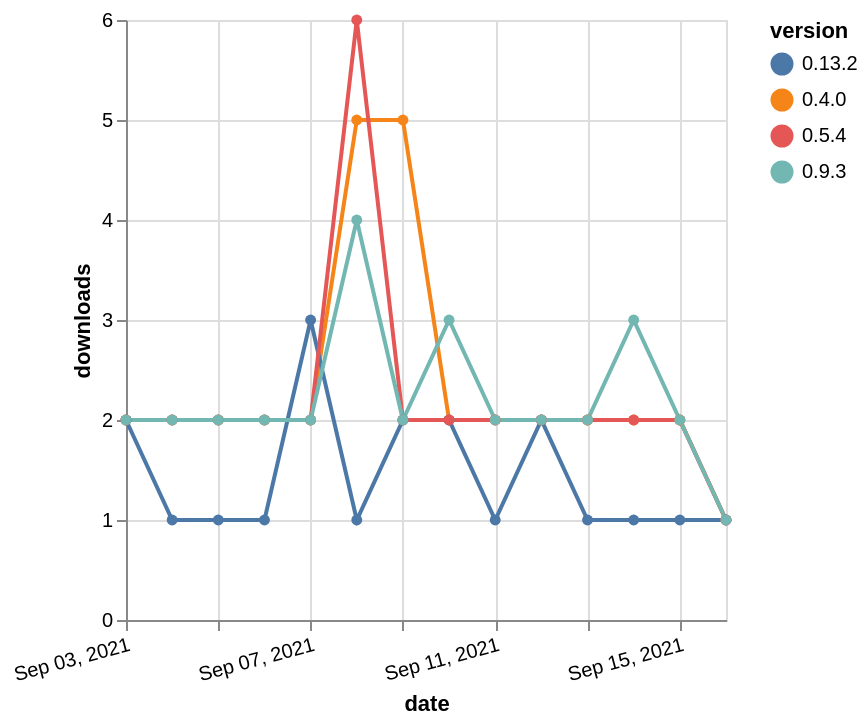

Source (Vega-Lite JSON):
### Vega-Lite specification from a JSON file in a GitHub repository (floating-point values rounded to 4 significant figures)
{"$schema": "https://vega.github.io/schema/vega-lite/v5.json", "description": "A simple bar chart with embedded data.", "data": {"values": [{"date": "2021-09-03", "total": 3514, "delta": 2, "version": "0.4.0"}, {"date": "2021-09-04", "total": 3516, "delta": 2, "version": "0.4.0"}, {"date": "2021-09-05", "total": 3518, "delta": 2, "version": "0.4.0"}, {"date": "2021-09-06", "total": 3520, "delta": 2, "version": "0.4.0"}, {"date": "2021-09-07", "total": 3522, "delta": 2, "version": "0.4.0"}, {"date": "2021-09-08", "total": 3527, "delta": 5, "version": "0.4.0"}, {"date": "2021-09-09", "total": 3532, "delta": 5, "version": "0.4.0"}, {"date": "2021-09-10", "total": 3534, "delta": 2, "version": "0.4.0"}, {"date": "2021-09-11", "total": 3536, "delta": 2, "version": "0.4.0"}, {"date": "2021-09-12", "total": 3538, "delta": 2, "version": "0.4.0"}, {"date": "2021-09-13", "total": 3540, "delta": 2, "version": "0.4.0"}, {"date": "2021-09-14", "total": 3542, "delta": 2, "version": "0.4.0"}, {"date": "2021-09-15", "total": 3544, "delta": 2, "version": "0.4.0"}, {"date": "2021-09-16", "total": 3545, "delta": 1, "version": "0.4.0"}, {"date": "2021-09-03", "total": 452, "delta": 2, "version": "0.13.2"}, {"date": "2021-09-04", "total": 453, "delta": 1, "version": "0.13.2"}, {"date": "2021-09-05", "total": 454, "delta": 1, "version": "0.13.2"}, {"date": "2021-09-06", "total": 455, "delta": 1, "version": "0.13.2"}, {"date": "2021-09-07", "total": 458, "delta": 3, "version": "0.13.2"}, {"date": "2021-09-08", "total": 459, "delta": 1, "version": "0.13.2"}, {"date": "2021-09-09", "total": 461, "delta": 2, "version": "0.13.2"}, {"date": "2021-09-10", "total": 463, "delta": 2, "version": "0.13.2"}, {"date": "2021-09-11", "total": 464, "delta": 1, "version": "0.13.2"}, {"date": "2021-09-12", "total": 466, "delta": 2, "version": "0.13.2"}, {"date": "2021-09-13", "total": 467, "delta": 1, "version": "0.13.2"}, {"date": "2021-09-14", "total": 468, "delta": 1, "version": "0.13.2"}, {"date": "2021-09-15", "total": 469, "delta": 1, "version": "0.13.2"}, {"date": "2021-09-16", "total": 470, "delta": 1, "version": "0.13.2"}, {"date": "2021-09-03", "total": 3863, "delta": 2, "version": "0.5.4"}, {"date": "2021-09-04", "total": 3865, "delta": 2, "version": "0.5.4"}, {"date": "2021-09-05", "total": 3867, "delta": 2, "version": "0.5.4"}, {"date": "2021-09-06", "total": 3869, "delta": 2, "version": "0.5.4"}, {"date": "2021-09-07", "total": 3871, "delta": 2, "version": "0.5.4"}, {"date": "2021-09-08", "total": 3877, "delta": 6, "version": "0.5.4"}, {"date": "2021-09-09", "total": 3879, "delta": 2, "version": "0.5.4"}, {"date": "2021-09-10", "total": 3881, "delta": 2, "version": "0.5.4"}, {"date": "2021-09-11", "total": 3883, "delta": 2, "version": "0.5.4"}, {"date": "2021-09-12", "total": 3885, "delta": 2, "version": "0.5.4"}, {"date": "2021-09-13", "total": 3887, "delta": 2, "version": "0.5.4"}, {"date": "2021-09-14", "total": 3889, "delta": 2, "version": "0.5.4"}, {"date": "2021-09-15", "total": 3891, "delta": 2, "version": "0.5.4"}, {"date": "2021-09-16", "total": 3892, "delta": 1, "version": "0.5.4"}, {"date": "2021-09-03", "total": 2812, "delta": 2, "version": "0.9.3"}, {"date": "2021-09-04", "total": 2814, "delta": 2, "version": "0.9.3"}, {"date": "2021-09-05", "total": 2816, "delta": 2, "version": "0.9.3"}, {"date": "2021-09-06", "total": 2818, "delta": 2, "version": "0.9.3"}, {"date": "2021-09-07", "total": 2820, "delta": 2, "version": "0.9.3"}, {"date": "2021-09-08", "total": 2824, "delta": 4, "version": "0.9.3"}, {"date": "2021-09-09", "total": 2826, "delta": 2, "version": "0.9.3"}, {"date": "2021-09-10", "total": 2829, "delta": 3, "version": "0.9.3"}, {"date": "2021-09-11", "total": 2831, "delta": 2, "version": "0.9.3"}, {"date": "2021-09-12", "total": 2833, "delta": 2, "version": "0.9.3"}, {"date": "2021-09-13", "total": 2835, "delta": 2, "version": "0.9.3"}, {"date": "2021-09-14", "total": 2838, "delta": 3, "version": "0.9.3"}, {"date": "2021-09-15", "total": 2840, "delta": 2, "version": "0.9.3"}, {"date": "2021-09-16", "total": 2841, "delta": 1, "version": "0.9.3"}]}, "width": "container", "mark": {"type": "line", "point": {"filled": true}}, "encoding": {"x": {"field": "date", "type": "temporal", "timeUnit": "yearmonthdate", "title": "date", "axis": {"labelAngle": -15}}, "y": {"field": "delta", "type": "quantitative", "title": "downloads"}, "color": {"field": "version", "type": "nominal"}, "tooltip": {"field": "delta"}}}
